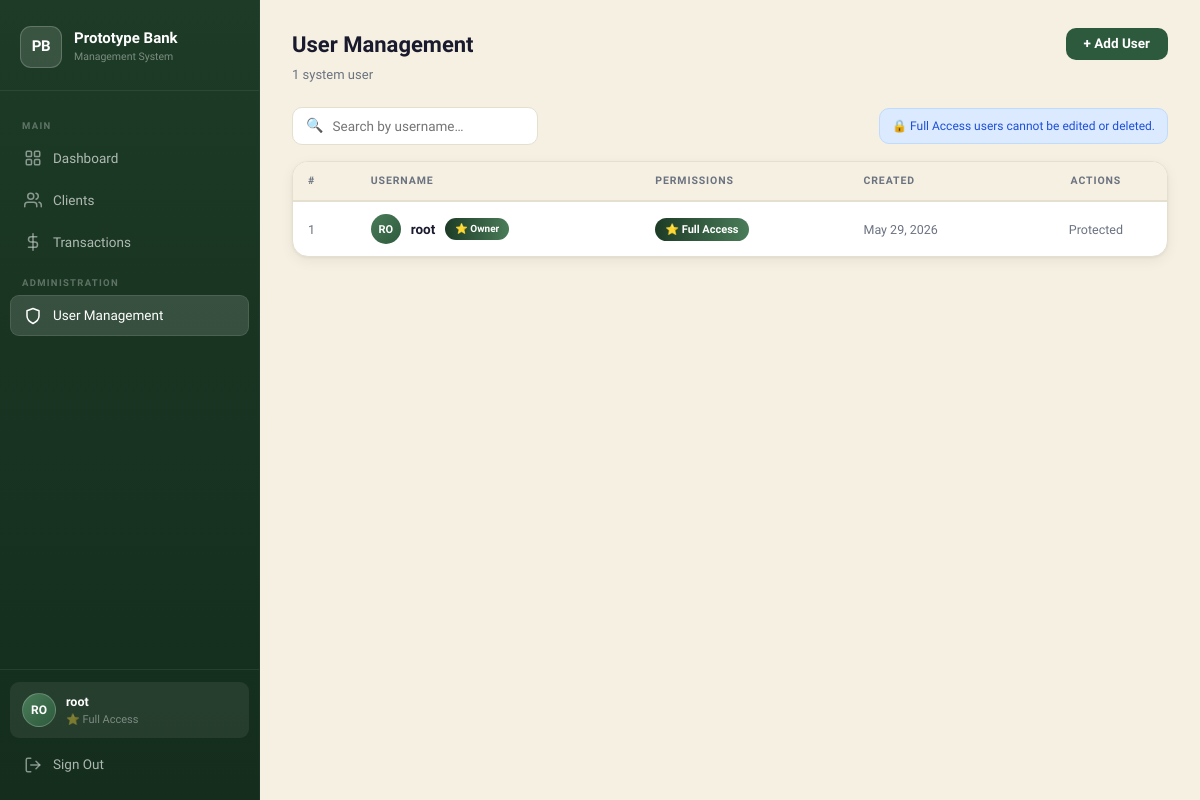
/users.php (signed in), run on the app's committed database.
### tables this page shows
CREATE TABLE IF NOT EXISTS users (
    username    VARCHAR(50)     NOT NULL,
    password    VARCHAR(255)    NOT NULL,
    permissions INT             NOT NULL DEFAULT 0,
    is_deleted  TINYINT(1)      NOT NULL DEFAULT 0,
    created_at  DATETIME        NOT NULL DEFAULT CURRENT_TIMESTAMP,
    PRIMARY KEY (username),
    KEY idx_is_deleted (is_deleted)
);

### users.php (the view, shortened to what this page needs)
<?php
require_once 'config/auth_check.php';
$users = $conn->query(
    "SELECT username, permissions, created_at FROM users WHERE is_deleted=0 ORDER BY created_at DESC"
)->fetch_all(MYSQLI_ASSOC);
include 'includes/header.php';
?>
<div class="app-layout">
<?php include 'includes/sidebar.php'; ?>
<main class="main-content">
    <div class="page-header">
        <div>
            <div class="page-title">User Management</div>
            <div class="page-subtitle"><?= count($users) ?> system user<?= count($users) !== 1 ? 's' : '' ?></div>
        </div>
        <button class="btn btn-primary" onclick="openModal('modalAddUser')">+ Add User</button>
    </div>
    <div class="page-body">
        <div class="page-actions">
            <div class="search-wrap" style="max-width:320px">
                <span class="search-icon">🔍</span>
                <input type="text" id="tableSearch" placeholder="Search by username…">
            </div>
            <div class="alert alert-info mb-0" style="margin:0;font-size:12px;padding:8px 12px">
                🔒 Full Access users cannot be edited or deleted.
            </div>
        </div>
        <div class="card">
            <div class="table-wrap">
                <table id="mainTable">
                    <thead>
                        <tr>
                            <th>#</th>
                            <th>Username</th>
                            <th>Permissions</th>
                            <th>Created</th>
                            <th style="text-align:center">Actions</th>
                        </tr>
                    </thead>
                    <tbody>
                    <?php if ($users): ?>
                        <?php foreach ($users as $i => $u): ?>
                        <?php $isFull = ((int)$u['permissions'] === PERM_FULL); ?>
                        <tr>
                            <td class="text-muted text-sm"><?= $i + 1 ?></td>
                            <td>
                                <div style="display:flex;align-items:center;gap:10px">
                                    <div class="user-avatar" style="width:30px;height:30px;font-size:11px;border:none">
                                        <?= strtoupper(substr($u['username'], 0, 2)) ?>
                                    </div>
                                    <strong><?= e($u['username']) ?></strong>
                                    <?php if ($isFull): ?>
                                    <span class="badge badge-full" style="font-size:10px">⭐ Owner</span>
                                    <?php endif; ?>
                                </div>
                            </td>
                            <td style="max-width:320px">
                                <?= perm_labels((int)$u['permissions']) ?>
                            </td>
                            <td class="text-muted text-sm"><?= date('M j, Y', strtotime($u['created_at'])) ?></td>
                            <td style="text-align:center;white-space:nowrap">
                                <?php if ($isFull): ?>
                                <span class="text-muted text-sm">Protected</span>
                                <?php endif; ?>
                            </td>
                        </tr>
                        <?php endforeach; ?>
                    <?php endif; ?>
                    </tbody>
                </table>
            </div>
        </div>
    </div>
</main>
</div>
<?php include 'includes/footer.php'; ?>

### config/auth_check.php (shortened to what this page needs)
<?php
function e(string $s): string {
    return htmlspecialchars($s, ENT_QUOTES, 'UTF-8');
}
function perm_labels(int $perm): string {
    if ($perm === PERM_FULL) {
        return '<span class="badge badge-full">⭐ Full Access</span>';
    }
    $out = [];
    return implode(' ', $out);
}

### assets/css/style.css (style rules this page uses)
*, *::before, *::after { box-sizing: border-box; margin: 0; padding: 0; }
:root { --bg: #F5F0E1; --sidebar-bg: #1D3B26; --sidebar-hover: rgba(255, 255, 255, 0.07); --sidebar-active: rgba(255, 255, 255, 0.13); --accent: #2D5A3D; --accent-hover: #1A4A2E; --accent-light: #4A7C59; --card-bg: #FFFFFF; --dark-card: #1D3B26; --row-even: #FAF7F0; --text-dark: #1A1A2E; --text-muted: #6B7280; --border: #E5DFD0; --success: #16A34A; --success-bg: #DCFCE7; --danger: #DC2626; --danger-bg: #FEE2E2; --warning: #D97706; --warning-bg: #FEF3C7; --info: #2563EB; --info-bg: #DBEAFE; --sidebar-w: 260px; --radius: 16px; --radius-sm: 10px; --radius-xs: 6px; --shadow: 0 1px 3px rgba(0, 0, 0, .05), 0 4px 14px rgba(0, 0, 0, .06); --shadow-md: 0 4px 24px rgba(0, 0, 0, .10); --shadow-lg: 0 8px 40px rgba(0, 0, 0, .16); --ease: cubic-bezier(.4, 0, .2, 1); --t: all .2s var(--ease); }
html { scroll-behavior: smooth; }
body { font-family: 'Huninn', 'Inter', system-ui, sans-serif; background: var(--bg); color: var(--text-dark); min-height: 100vh; line-height: 1.55; font-size: 14px; -webkit-font-smoothing: antialiased; }
button { font-family: inherit; }
.app-layout { display: flex; min-height: 100vh; }
.user-avatar { width: 34px; height: 34px; border-radius: 50%; background: linear-gradient(135deg, #4A7C59, #2D5A3D); display: flex; align-items: center; justify-content: center; color: #fff; font-weight: 800; font-size: 12px; flex-shrink: 0; border: 1.5px solid rgba(255, 255, 255, .2); }
.main-content { margin-left: var(--sidebar-w); flex: 1; display: flex; flex-direction: column; min-height: 100vh; min-width: 0; }
.page-header { padding: 28px 32px 0; display: flex; align-items: flex-start; justify-content: space-between; gap: 12px; flex-wrap: wrap; }
.page-title { font-size: 22px; font-weight: 800; color: var(--text-dark); }
.page-subtitle { font-size: 13px; color: var(--text-muted); margin-top: 3px; }
.page-body { padding: 22px 32px 36px; flex: 1; }
.card { background: var(--card-bg); border-radius: var(--radius); box-shadow: var(--shadow); border: 1px solid var(--border); overflow: hidden; }
.table-wrap { overflow-x: auto; border-radius: var(--radius-sm); }
table { width: 100%; border-collapse: collapse; }
thead th { background: var(--bg); color: var(--text-muted); font-size: 10.5px; font-weight: 700; text-transform: uppercase; letter-spacing: .9px; padding: 11px 15px; text-align: left; white-space: nowrap; border-bottom: 2px solid var(--border); }
tbody tr { border-bottom: 1px solid var(--border); transition: background .12s; }
tbody tr:last-child { border-bottom: none; }
tbody td { padding: 12px 15px; color: var(--text-dark); font-size: 13.5px; vertical-align: middle; }
.badge { display: inline-flex; align-items: center; gap: 4px; padding: 3px 10px; border-radius: 100px; font-size: 11px; font-weight: 700; }
.badge-full { background: linear-gradient(90deg, #1D3B26, #4A7C59); color: #fff; }
.btn { display: inline-flex; align-items: center; justify-content: center; gap: 7px; padding: 9px 18px; border-radius: var(--radius-sm); font-size: 13.5px; font-weight: 700; cursor: pointer; transition: var(--t); border: none; line-height: 1; white-space: nowrap; }
.btn-primary { background: var(--accent); color: #fff; }
.alert { padding: 11px 15px; border-radius: var(--radius-sm); font-size: 13.5px; font-weight: 500; display: flex; align-items: flex-start; gap: 9px; margin-bottom: 14px; }
.alert-info { background: var(--info-bg); color: #1D4ED8; border: 1px solid #BFDBFE; }
.search-wrap { display: flex; align-items: center; gap: 9px; background: #fff; border: 1.5px solid var(--border); border-radius: var(--radius-sm); padding: 7px 13px; transition: var(--t); }
.search-wrap input { border: none; outline: none; font-size: 13.5px; font-family: inherit; flex: 1; background: transparent; }
.search-icon { color: var(--text-muted); font-size: 14px; }
.page-actions { display: flex; align-items: center; justify-content: space-between; gap: 14px; margin-bottom: 16px; flex-wrap: wrap; }
.mb-0 { margin-bottom: 0; }
.text-muted { color: var(--text-muted); }
.text-sm { font-size: 12.5px; }

### data on the page
users: username "RO", username "root", permissions "⭐ Owner", created_at "May 29, 2026"

### other printed values
$initials "RO"
$uname "root"
count($users) "1"
